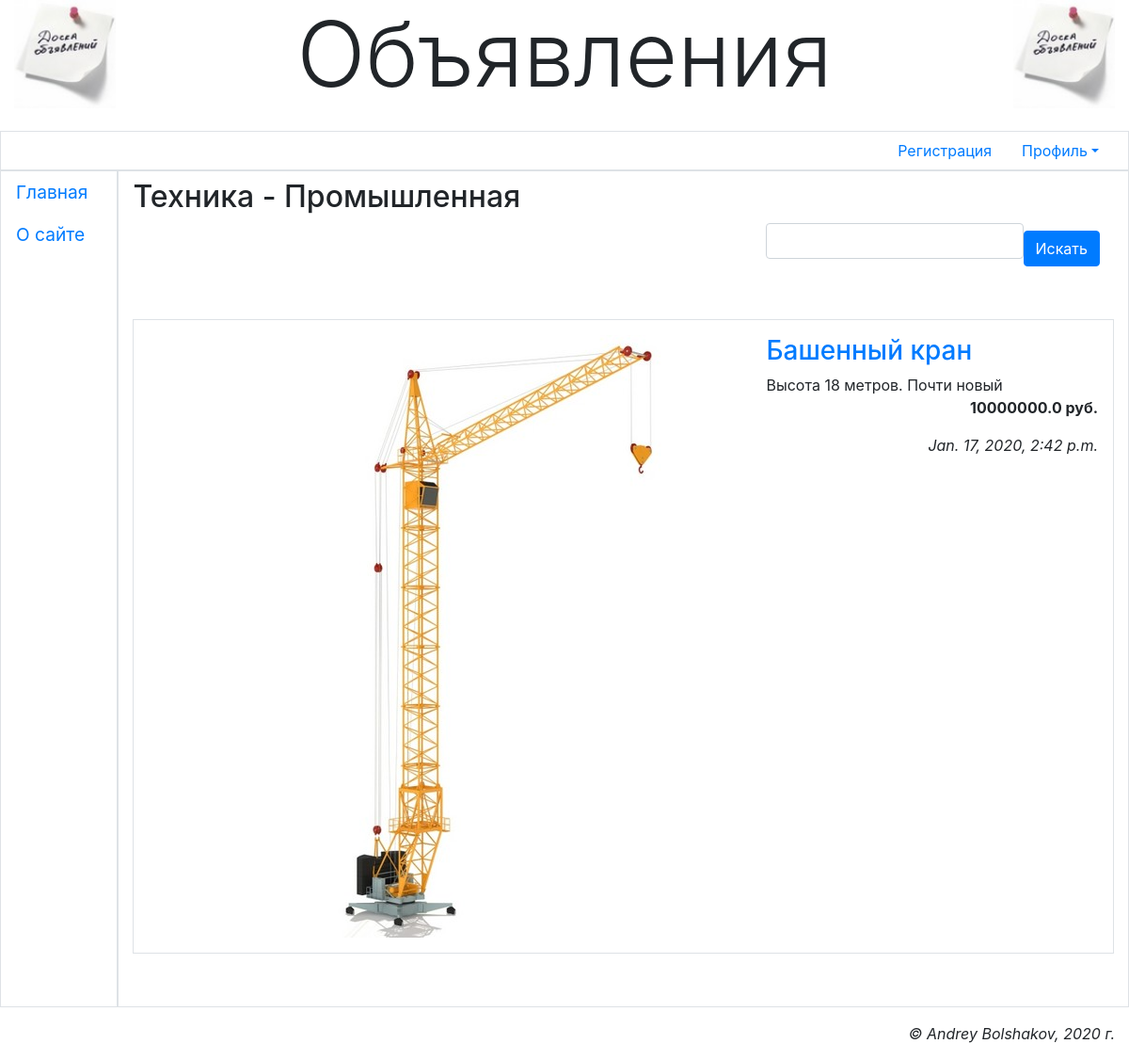
Screenshot of /12/ (signed in) with the database file from the repository.
### main/models.py (models this page shows, shortened)
class Rubric(models.Model):
    name = models.CharField(max_length=20, db_index=True, verbose_name='Название')
    order = models.SmallIntegerField(default=0, db_index=True, verbose_name='Порядок')
    super_rubric = models.ForeignKey('SuperRubric', on_delete=models.PROTECT, null=True, blank=True,
                                     verbose_name='Надрубрика')

class Bb(models.Model):
    rubric = models.ForeignKey(SubRubric, on_delete=models.PROTECT, verbose_name='Рубрика')
    title = models.CharField(max_length=40, verbose_name='Товар')
    content = models.TextField(verbose_name='Описание')
    price = models.FloatField(default=0, verbose_name='Цена')
    contacts = models.TextField(verbose_name='Контакты')
    image = models.ImageField(blank=True, upload_to=get_timestamp_path, verbose_name='Изображение')
    author = models.ForeignKey(AdvUser, on_delete=models.CASCADE, verbose_name='Автор объявления')
    is_active = models.BooleanField(default=True, db_index=True, verbose_name='Выводить в списке?')
    created_at = models.DateTimeField(auto_now_add=True, db_index=True, verbose_name='Опубликовано')
    class Meta:
        verbose_name_plural = 'Объявления'
        verbose_name = 'Объявление'
        ordering = ['-created_at']

### main/views.py (the view)
# urls.py: path('<int:pk>/', by_rubric, name='by_rubric'),
def by_rubric(request, pk):
    rubric = get_object_or_404(SubRubric, pk=pk)
    bbs = Bb.objects.filter(is_active=True, rubric=pk)
    if 'keyword' in request.GET:
        keyword = request.GET['keyword']
        q = Q(title__icontains=keyword) | Q(content__icontains=keyword)
        bbs = bbs.filter(q)
    else:
        keyword = ''
    form = SearchForm(initial={'keyword': keyword})
    paginator = Paginator(bbs, 2)
    if 'page' in request.GET:
        page_num = request.GET['page']
    else:
        page_num = 1
    page = paginator.get_page(page_num)
    context = {'rubric': rubric, 'page': page, 'bbs': page.object_list, 'form': form}
    return render(request, 'main/by_rubric.html', context)

### main/forms.py
class SearchForm(forms.Form):
    keyword = forms.CharField(required=False, max_length=20, label='')

### main/models.py (called while the page is built)
    def get_queryset(self):
        return super().get_queryset().filter(super_rubric__isnull=False)

    def __str__(self):
        return '%s - %s' % (self.super_rubric.name, self.name)

### main/templates/main/by_rubric.html (shortened to what this page needs)
{% extends "layout/basic.html" %}
{% load thumbnail %}
{% load static %}
{% load bootstrap4 %}
{% block content %}
<h2 class="mb-2">{{ rubric }}</h2>
<div class="container-fluid mb-2">
    <div class="row">
        <div class="col">&nbsp;</div>
        <form class="col-md-auto form-inline">
            {% bootstrap_form form show_label=False %}
            {% bootstrap_button content='Искать' button_type='submit' %}
        </form>
    </div>
</div>
{% if bbs %}
<ul class="list-unstyled">
    {% for bb in bbs %}
    <li class="media my-5 p-3 border">
        {% url 'main:detail' rubric_pk=rubric.pk pk=bb.pk as url %}
        <a href="{{ url }}{{ all }}">
        {% if bb.image %}
        <img class="mr-3" src="{% thumbnail bb.image 'default' %}">
        {% else %}
        <img class="mr-3" src="{% static 'main/empty.jpg' %}">
        {% endif %}
        </a>
        <div class="media-body">
          <h3><a href="{{ url }}{{ all }}">{{ bb.title }}</a></h3>
          <div>{{ bb.content }}</div>
          <p class="text-right font-weight-bold">{{ bb.price }} руб.</p>
          <p class="text-right font-italic">{{ bb.created_at }}</p>
        </div>
    </li>
    {% endfor %}
</ul>
{% endif %}
{% endblock %}

### rows the page displays
Rubric: super_rubric+name "Техника - Промышленная"
Bb: image (picture), title "Башенный кран", content "Высота 18 метров. Почти новый", price "10000000.0", created_at "Jan. 17, 2020, 2:42 p.m."
